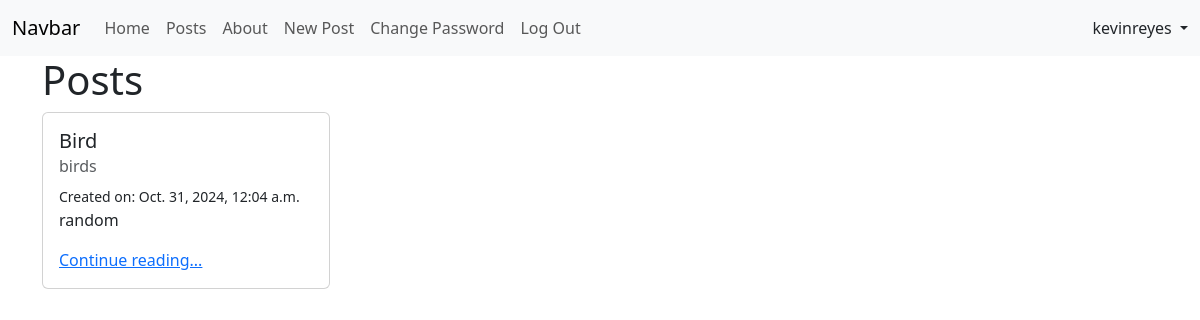
The page /posts/ (signed in) on the database its author committed.
### posts/models.py (models this page shows, shortened)
class Post(models.Model):
    title = models.CharField(max_length=128)
    subtitle = models.CharField(max_length=256)
    body = models.TextField()
    author = models.ForeignKey(
        get_user_model(),
        on_delete=models.CASCADE,
    )
    status = models.ForeignKey(
        Status,
        on_delete=models.CASCADE
    )
    created_on = models.DateTimeField(auto_now_add=True)

### posts/views.py (the view)
# urls.py: path('', views.PostListView.as_view(), name='list'),
class PostListView(ListView):
    template_name = "posts/list.html"
    model = Post
    def get_context_data(self, **kwargs):
        context = super().get_context_data(**kwargs)
        pub_status =Status.objects.get(name='published')
        context['post_list'] = (
            Post.objects
            .filter(status=pub_status)
            .order_by('created_on').reverse()
        )
        return context

### templates/posts/list.html (shortened to what this page needs)
{% extends 'base.html' %}
{% block content %}
<h1>Posts</h1>
{% for post in post_list %}
<div class="card" style="width: 18rem;">
    <div class="card-body">
      <h5 class="card-title">{{ post.title }}</h5>
      <h6 class="card-subtitle mb-2 text-body-secondary">{{ post.subtitle}}</h6>
      <small>Created on: {{ post.created_on}}</small>
      <p class="card-text">{{ post.body|truncatechars:128 }}</p>
      <a href="{% url 'detail' post.id %}" class="card-link">Continue reading...</a>
    </div>
  </div>
{% endfor %}
{% endblock content %}

### templates/base.html (shortened to what this page needs)
<!DOCTYPE html>
<html lang="en">
  <head>
    <link
      href="https://cdn.jsdelivr.net/npm/bootstrap@5.3.3/dist/css/bootstrap.min.css"
      rel="stylesheet"
    />
  </head>
  <body>
    <nav class="navbar navbar-expand-lg bg-body-tertiary">
      <div class="container-fluid">
        <a class="navbar-brand" href="#">Navbar</a>
        <div class="collapse navbar-collapse" id="navbarNavAltMarkup">
          <div class="navbar-nav me-auto mb-2 mb-lg-0">
            <a class="nav-link" href="{% url 'home' %}">Home</a>
            <a class="nav-link" href="{% url 'list' %}">Posts</a>
            <a class="nav-link" href="{% url 'about' %}">About</a>
            {% if user.is_authenticated %}
            <a class="nav-link" href="{% url 'new' %}">New Post</a>
            <a class="nav-link" href="{% url 'password_change' %}"
              >Change Password</a
            >
            <form method="POST" action="{% url 'logout'%}">
              <input type="submit" class="nav-link" value="Log Out" />
            </form>
            {% else %}
            <a class="nav-link" href="{% url 'login' %}">Log in</a>
            <a class="nav-link" href="{% url 'signup' %}">Sign up</a>
            {% endif %}
          </div>
          {% if user.is_authenticated %}
          <div class="nav-item dropdown d-flex">
            <a
              class="nav-link dropdown-toggle"
              href="#"
              id="navbarDropdown"
              role="button"
              data-bs-toggle="dropdown"
              aria-expanded="false"
            >
              {{user}}
            </a>
          </div>
          {% endif %}
        </div>
      </div>
    </nav>
    <div class="container">{% block content %} {% endblock content %}</div>
  </body>
</html>

### rows shown on the page
Post: title "Bird", subtitle "birds", created_on "Oct. 31, 2024, 12:04 a.m.", body "random"

### other values the page prints
{{ user }} "kevinreyes"
